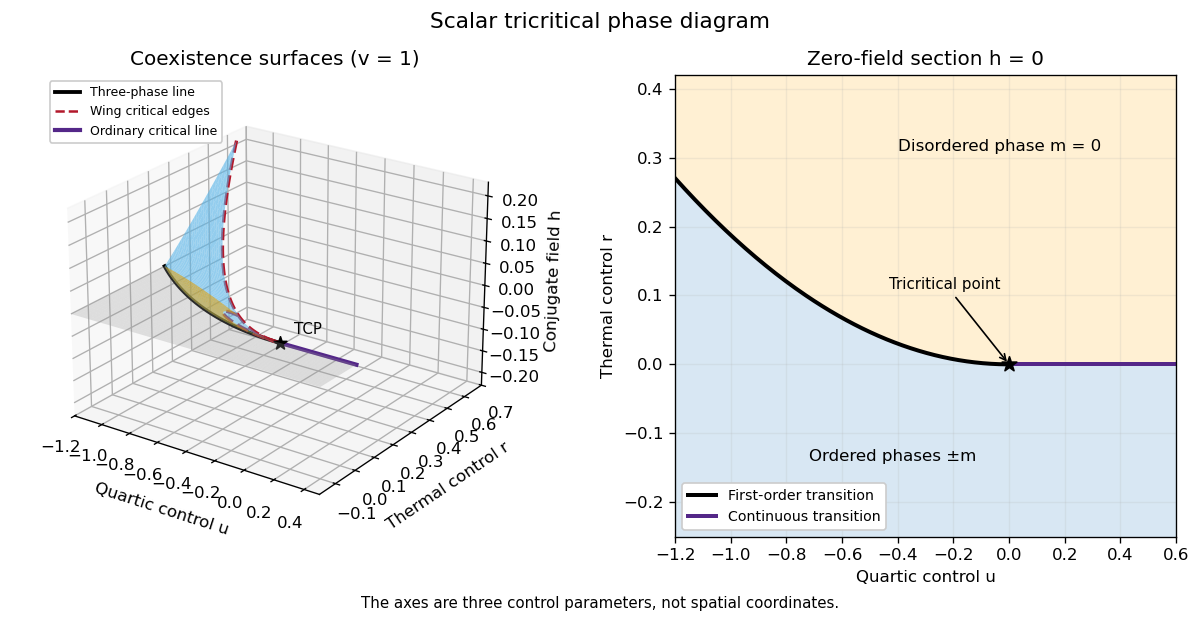

Source code (Python):
"""Scalar sextic coexistence diagram. Python 3.14; NumPy 2.3.5; Matplotlib 3.10.7.

Write the PNG basename to cwd; honor the caller's MPLCONFIGDIR.
"""
import matplotlib
matplotlib.use('Agg')
import matplotlib.pyplot as plt
import numpy as np

fig = plt.figure(figsize=(10, 5.2), dpi=120, facecolor='white')
ax = fig.add_subplot(121, projection='3d')
U, k = np.meshgrid(np.linspace(-1.2, -0.002, 65), np.linspace(0, 0.25, 36))
s2 = -U / (4 / 3 - 2 * k)
s = np.sqrt(s2)
q = k * s2
R = (s2**2 - s2*q + 3*q*q) / 3
H = s**3 * q / 3
for sign, color in [(1, '#56b4e9'), (-1, '#e69f00')]:
    ax.plot_surface(U, R, sign*H, color=color, alpha=0.62, linewidth=0,
                    antialiased=True, shade=False)
uc = np.linspace(-1.2, 0.5, 90)
rc = np.where(uc < 0, 3*uc**2/16, 0)
ugrid, frac = np.meshgrid(uc, np.linspace(0, 1, 25))
rgrid = -0.18 + frac * (rc[None, :] + 0.18)
ax.plot_surface(ugrid, rgrid, np.zeros_like(rgrid), color='#999999', alpha=0.28,
                linewidth=0, shade=False)
u = np.linspace(-1.2, 0, 100)
ax.plot(u, 3*u*u/16, np.zeros_like(u), color='black', lw=2.3, label='Three-phase line')
for sign in [1, -1]:
    mc = sign*np.sqrt(-3*u/10)
    ax.plot(u, 9*u*u/20, 6*u*u*mc/25, color='#b2182b', lw=2, linestyle='--')
ax.plot([], [], [], color='#b2182b', linestyle='--', label='Wing critical edges')
upos = np.linspace(0, 0.5, 50)
ax.plot(upos, np.zeros_like(upos), np.zeros_like(upos), color='#542788', lw=2.5,
        label='Ordinary critical line')
ax.scatter([0], [0], [0], color='black', marker='*', s=65, depthshade=False)
ax.text(0.03, 0.045, 0.01, 'TCP', fontsize=9)
ax.set(xlabel='Quartic control u', ylabel='Thermal control r', zlabel='Conjugate field h',
       title='Coexistence surfaces (v = 1)', xlim=(-1.2, 0.5), ylim=(-0.18, 0.7),
       zlim=(-0.23, 0.23))
ax.view_init(elev=23, azim=-55)
ax.legend(loc='upper left', fontsize=7.5, framealpha=1)
ax2 = fig.add_subplot(122)
u = np.linspace(-1.2, 0.6, 250)
trans = np.where(u < 0, 3*u*u/16, 0)
ax2.fill_between(u, -0.25, trans, color='#d8e7f3')
ax2.fill_between(u, trans, 0.42, color='#fff0d3')
neg = u <= 0
ax2.plot(u[neg], trans[neg], color='black', lw=2.4, label='First-order transition')
ax2.plot(u[~neg], trans[~neg], color='#542788', lw=2.4, label='Continuous transition')
ax2.scatter([0], [0], s=85, color='black', marker='*', zorder=5)
ax2.annotate('Tricritical point', xy=(0, 0), xytext=(-0.43, 0.11),
             arrowprops={'arrowstyle': '->'}, fontsize=9)
ax2.text(-0.72, -0.14, 'Ordered phases ±m', fontsize=10)
ax2.text(-0.4, 0.31, 'Disordered phase m = 0', fontsize=10)
ax2.set(xlabel='Quartic control u', ylabel='Thermal control r', title='Zero-field section h = 0',
        xlim=(-1.2, 0.6), ylim=(-0.25, 0.42))
ax2.grid(alpha=0.18)
ax2.legend(loc='lower left', fontsize=8.5, framealpha=1)
fig.suptitle('Scalar tricritical phase diagram', fontsize=13)
fig.text(0.5, 0.025, 'The axes are three control parameters, not spatial coordinates.',
         ha='center', fontsize=9)
fig.subplots_adjust(left=0.02, right=0.98, top=0.88, bottom=0.14, wspace=0.3)
fig.savefig('paper-42-tricritical.png', dpi=120, facecolor='white', transparent=False)
plt.close(fig)
